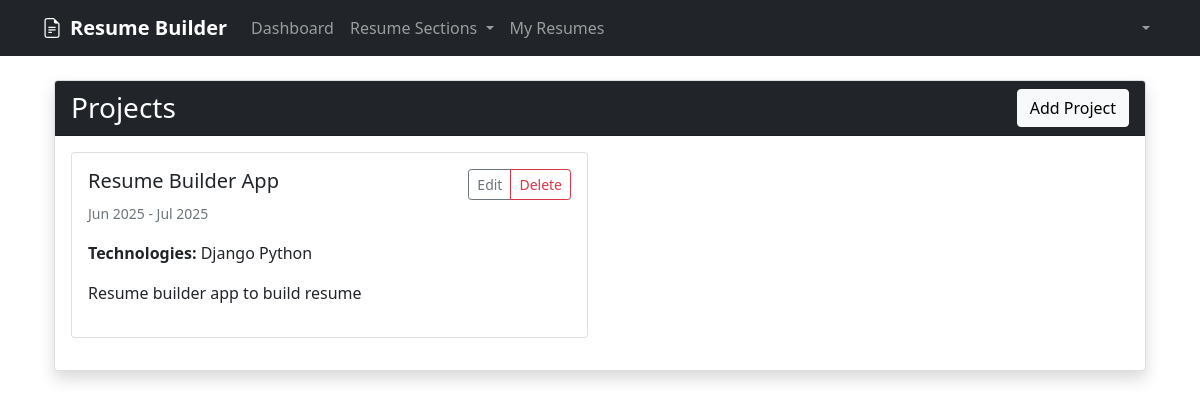
The app's page /dashboard/projects/ (signed in) with its own data.
### resume_builder/models.py (models this page shows, shortened)
class Project(models.Model):
    user = models.ForeignKey(User, on_delete=models.CASCADE)
    title = models.CharField(max_length=200)
    description = models.TextField()
    technologies = models.CharField(max_length=500)
    url = models.URLField(blank=True, null=True)
    github_url = models.URLField(blank=True, null=True)
    start_date = models.DateField()
    end_date = models.DateField(null=True, blank=True)
    current = models.BooleanField(default=False)
    created_at = models.DateTimeField(auto_now_add=True)
    updated_at = models.DateTimeField(auto_now=True)

### resume_builder/views.py (the view)
# urls.py: path('projects/', views.project_list, name='project_list'),
@login_required
def project_list(request):
    check = require_resume(request)
    if check: return check
    projects = Project.objects.filter(user=request.user).order_by('-start_date')
    return render(request, 'resume_builder/project_list.html', {'projects': projects})

### resume_builder/views.py (called while the page is built)
def require_resume(request):
    if not Resume.objects.filter(user=request.user).exists():
        messages.warning(request, 'You must create a resume before adding other information.')
        return redirect('resume_template_select')
    return None

### templates/resume_builder/project_list.html (shortened to what this page needs)
{% extends 'base.html' %}
{% block content %}
<div class="container mt-4">
    <div class="row">
        <div class="col-12">
            <div class="card shadow">
                <div class="card-header bg-dark text-white d-flex justify-content-between align-items-center">
                    <h3 class="mb-0">Projects</h3>
                    <a href="{% url 'project_create' %}" class="btn btn-light">Add Project</a>
                </div>
                <div class="card-body">
                    {% if projects %}
                        <div class="row">
                            {% for project in projects %}
                                <div class="col-md-6 mb-3">
                                    <div class="card h-100">
                                        <div class="card-body">
                                            <div class="d-flex justify-content-between align-items-start">
                                                <div>
                                                    <h5 class="card-title">{{ project.title }}</h5>
                                                </div>
                                                <div class="btn-group" role="group">
                                                    <a href="{% url 'project_update' project.pk %}" class="btn btn-sm btn-outline-secondary">Edit</a>
                                                    <a href="{% url 'project_delete' project.pk %}" class="btn btn-sm btn-outline-danger">Delete</a>
                                                </div>
                                            </div>
                                            <p class="card-text">
                                                <small class="text-muted">
                                                    {{ project.start_date|date:"M Y" }} -
                                                    {% if project.is_ongoing %}
                                                        Ongoing
                                                    {% else %}
                                                        {{ project.end_date|date:"M Y" }}
                                                    {% endif %}
                                                </small>
                                            </p>
                                            <p class="card-text"><strong>Technologies:</strong> {{ project.technologies }}</p>
                                            <p class="card-text">{{ project.description|truncatewords:30 }}</p>
                                        </div>
                                    </div>
                                </div>
                            {% endfor %}
                        </div>
                    {% else %}
                        <div class="text-center py-4">
                            <h5 class="text-muted">No projects added yet</h5>
                            <p class="text-muted">Showcase your technical skills by adding your projects.</p>
                            <a href="{% url 'project_create' %}" class="btn btn-secondary">Add First Project</a>
                        </div>
                    {% endif %}
                </div>
            </div>
        </div>
    </div>
</div>
{% endblock %}

### records on screen
Project: title "Resume Builder App", start_date "Jun 2025", end_date "Jul 2025", technologies "Django Python", description "Resume builder app to build resume"
